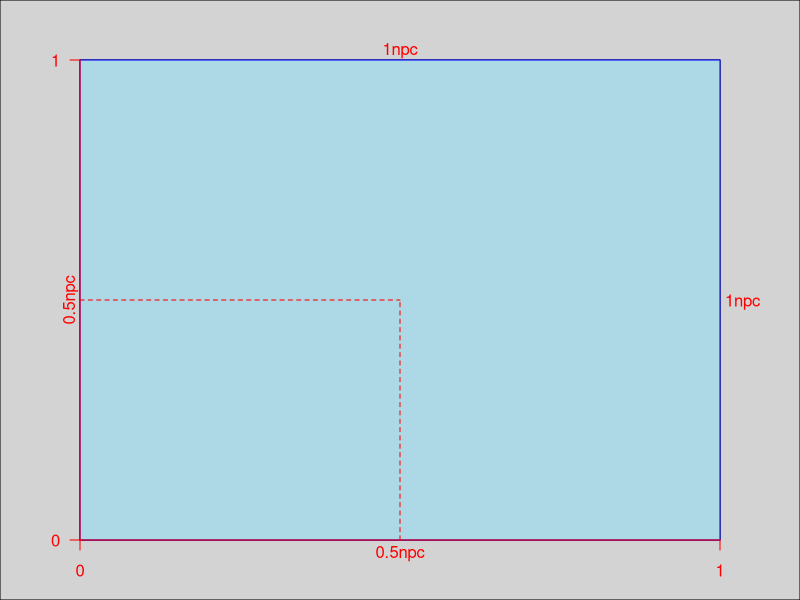
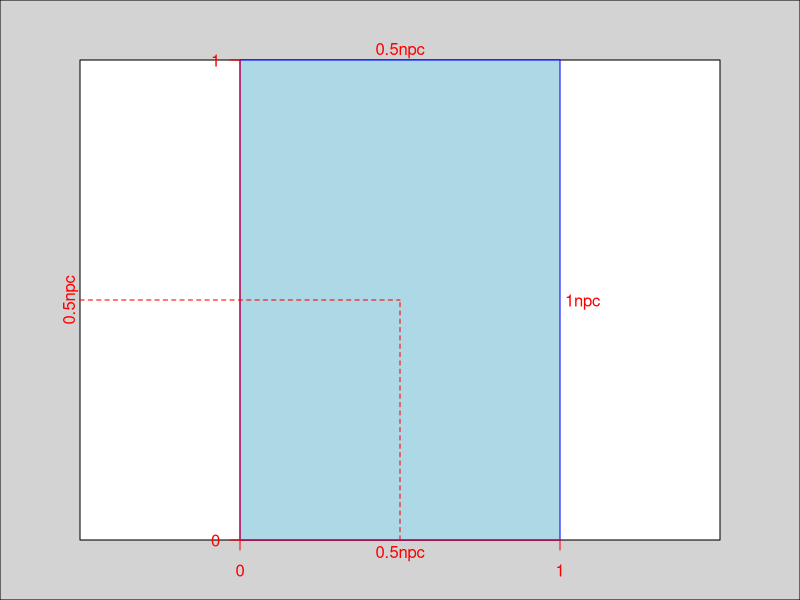
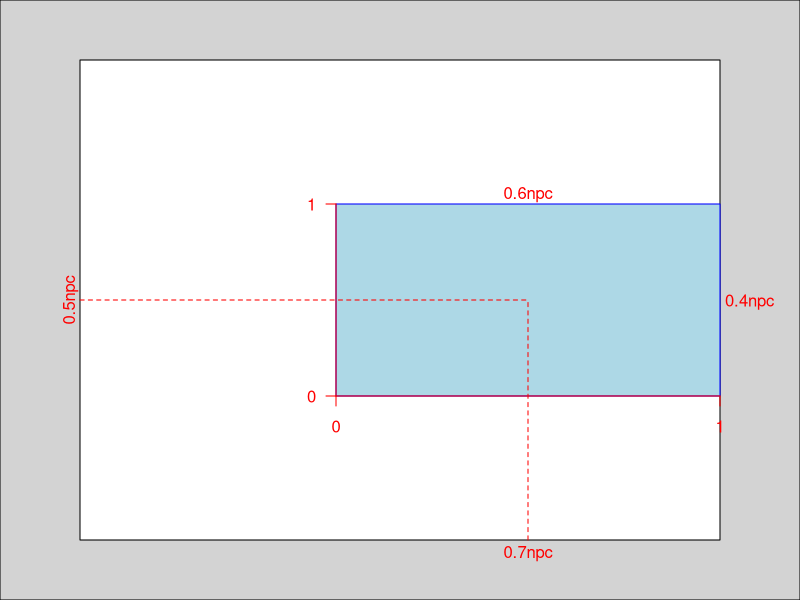
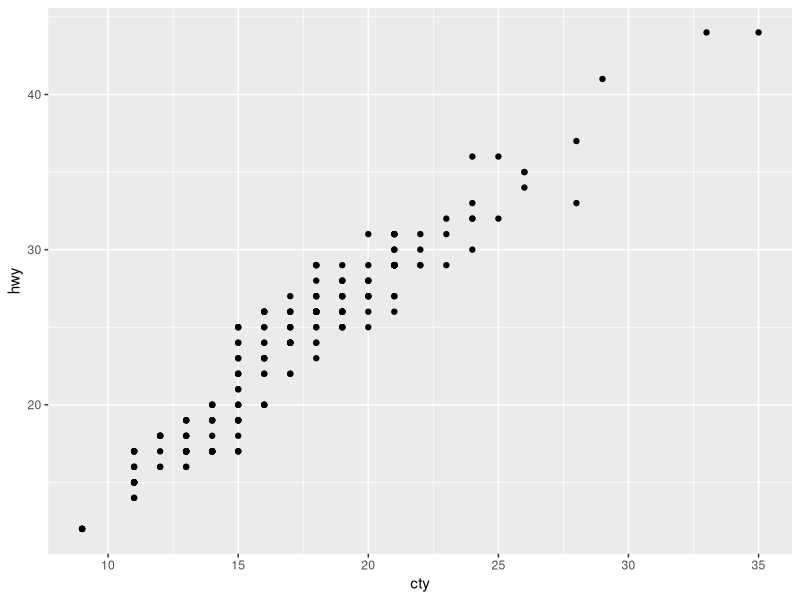
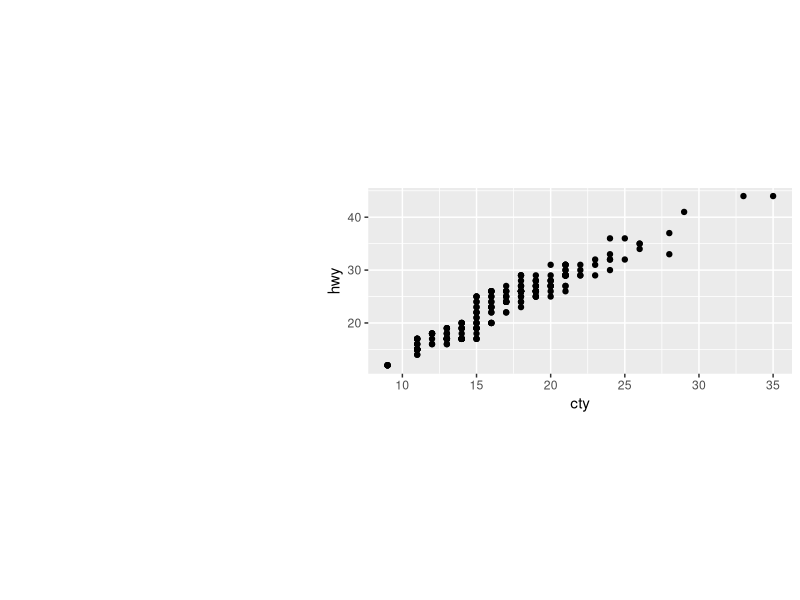
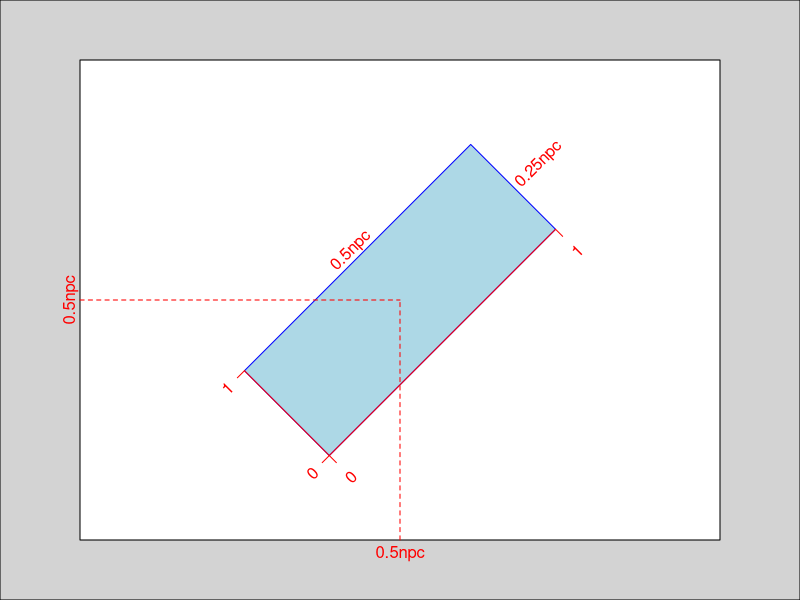
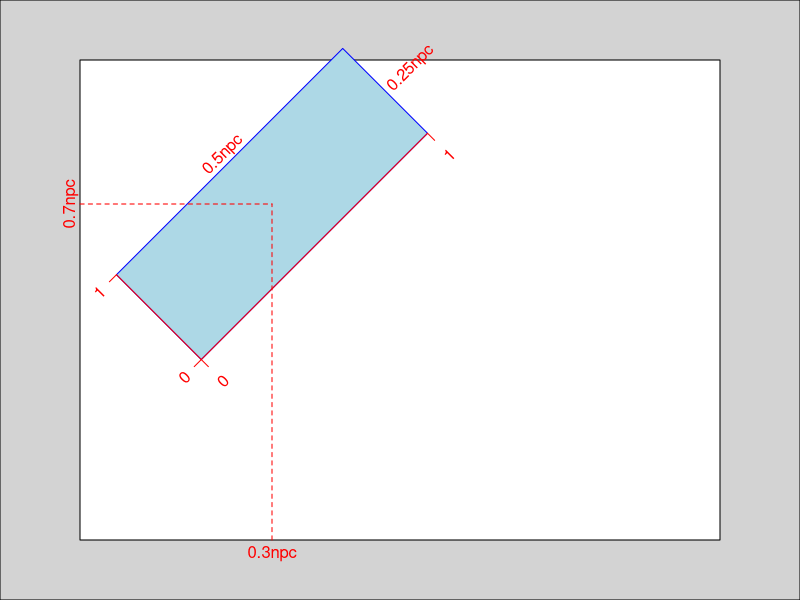
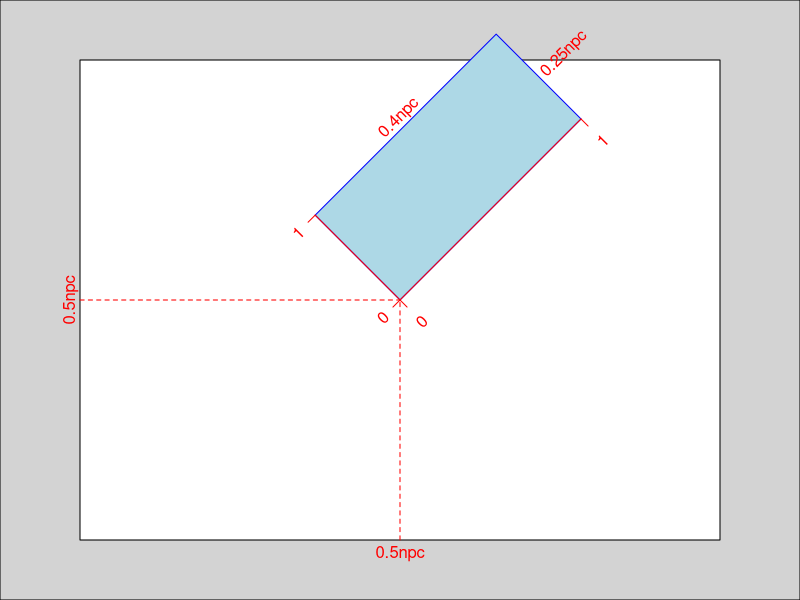

Reproduce these figures in R, in order. (Note: this script raises an error after producing the figures.)
## Paul Murrell
library(grid)
library(gridBase)

## When you run
grid.newpage()
## the previous plot is erased, and the whole plotting
## area is the active viewport.
## A viewport is a rectangular area where you are interested in
## performing output. It is defined relative to the
## active area (the whole plotting region for now).

## For example, let's define a viewport positioned
## in the middle of the whole plotting area, taking
## all the available space.
vp <- viewport(x = 0.5, y = 0.5)

## Note: grid.show.viewport is used to verify visually that the
## viewport has been defined successfully, and looks as expected.
## Once you are happy with the result, you should comment or delete it.
## It should not be part of your final plot.
grid.show.viewport(vp)

## Note: "npc". Normalised Parent Coordinates (the default).

## you can specify the width
vp <- viewport(x = 0.5, y = 0.5, width = 0.5)
grid.show.viewport(vp)

## and the height
vp <- viewport(x = 0.7, y = 0.5, width = 0.6, height = 0.4)
grid.show.viewport(vp)

## ggplot2 uses the grid library to create its plots
library(ggplot2)
qplot(x = cty, y = hwy, data = mpg)

## Suppose that, instead of using the whole available space,
## we want to plot it in the viewport defined above:
grid.newpage()
## You need to print the plot, specifying in which viewport:
print(qplot(x = cty, y = hwy, data = mpg), vp = vp)


## You can even specify the angle
vp <- viewport(x = 0.5, y = 0.5, width = 0.5, height = 0.25, angle = 45)
grid.show.viewport(vp)

vp <- viewport(x = 0.3, y = 0.7, width = 0.5, height = 0.25, angle = 45)
grid.show.viewport(vp)

## Justification (it was centered by default)
vp <- viewport(x = 0.5, y = 0.5, width = 0.4, height = 0.25,
               just = c("left", "bottom"), angle = 45)
grid.show.viewport(vp)

vp <- viewport(x = 0.5, y = 0.5, width = 0.5, height = 0.25,
               just = c("left", "top"), angle = 45)
grid.show.viewport(vp)

vp <- viewport(x = 0.5, y = 0.5, width = 0.5, height = 0.25,
               just = c("right", "bottom"), angle = 45)
grid.show.viewport(vp)



## Your turn: given the three plots:
(a <- qplot(date, unemploy, data = economics,
            geom = "line"))
(b <- qplot(uempmed, unemploy, data = economics) +
  geom_smooth(se = F))
(c <- qplot(uempmed, unemploy, data = economics,
            geom="path"))

## devise a strategy to be able to plot them in *one* figure
## such that 'a' is plotted on the top half, while 'b' and 'c'
## are plotted in the bottom, using half of the space each.



 
## Begin solution

vp1 <- viewport(x = 0, y = 1, width = 1, height = 0.5,
               just = c("left", "top"))
grid.show.viewport(vp1)

vp2 <- viewport(x = 0, y = 0.5, width = 0.5, height = 0.5,
                just = c("left", "top"))
grid.show.viewport(vp2)

vp3 <- viewport(x = 0.5, y = 0.5, width = 0.5, height = 0.5,
                just = c("left", "top"))
grid.show.viewport(vp3)

grid.newpage()
print(a, vp=vp1)
print(b, vp=vp2)
print(c, vp=vp3)

## End solution


## The viewports can be defined in any place, 
## givin a chance to embed one plot on another

## Your turn. Print 'c' as an embedded plot of 'b'



## Begin solution
embvp <- viewport(x = 0.5, y = 0.4, width = 0.4, height = 0.3,
                  just = c("left", "top"))
grid.show.viewport(embvp)

grid.newpage()
b
print(c,vp=embvp)
## End solution



## Pushing and popping viewports.
## When you work with graphics primitives (points, text, ...),
## they are plotted relative to the active viewport. Then
## the strategy is to push viewports, so they become active
## and pop them when you are done. An example will clarify this
grid.newpage()
## The above creates a viewport, that contains the whole
## plotting region.

## We will create two viewports, whose definition is relative
## to the active viewport:
vp1 <- viewport(x = 0, y = 0.5, w = 0.5, h = 0.5,
                just = c("left", "bottom"))
vp2 <- viewport(x = 0.5, y = 0, w = 0.5, h = 0.5,
                just = c("left", "bottom"))
## grid.show.viewport(vp1)
## grid.show.viewport(vp2)

## Pushing the first viewport
pushViewport(vp1)
## This means that now 'vp1' is active, and
## all the plotting primitives will display relative to it.
## For example, drawing a rectangle around the vp1 viewport:
grid.rect(gp = gpar(col = "blue"), width = 1/3)
## or plotting some text:
grid.text("Some text in graphics region 1", y=0.8)
grid.text("Some more text in graphics region 1", x=0.9, y=0.02)
## You are not limited to inside the viewport.
## Placing some text outside
grid.text("Text outside region 1", x=0.6, y=-0.3)
## The origin is relative to the viewport
grid.text("Origin", x=0, y=0, just = c("left", "bottom"))
## popping the viewport, coming back to the root viewport
popViewport()
## If we plot some text, will be relative to the whole region
## (root viewport)
grid.text("Origin", x=0, y=0, just = c("left", "bottom"))
## Pushing the second viewport
pushViewport(vp2)
grid.rect(gp=gpar(col="red", lty = "dashed"))
grid.text("Some text in graphics region 2", y=0.8)
popViewport()
## Pushing again the first viewport
pushViewport(vp1)
grid.text("More text in region 1", y=0.2)
popViewport()




## Nesting the same viewport.
## The same viewport can be reused, pushing
## it several times. Each time its definition is interpreted
## relative to the active viewport (that can be itself!)
vp <- viewport(width = 0.5, height = 0.5)
grid.newpage()
pushViewport(vp)
grid.rect(gp = gpar(col = "grey"))
grid.text("quarter of the page", y = 0.85)
pushViewport(vp)
grid.rect()
grid.text("quarter of\nprevious viewport", y = 0.9)
pushViewport(vp)
grid.rect()
grid.text("quarter of\nprevious\nviewport")
## We are popping the 3 viewports together
popViewport(3)

## Axes and coordinates
grid.newpage()
pushViewport(viewport(y = unit(3, "lines"), width = 0.8,
                      height = 0.8, just = "bottom", xscale = c(0, 500)))
grid.rect(gp = gpar(col = "grey"))
grid.xaxis()
grid.yaxis()
pushViewport(viewport(x=unit(250, "native"),
                      y=unit(0.7, "npc"),
                      width=unit(1, "strwidth",
                                 "This is my unit size for the width!"),
                      height = unit(2, "inches"),
                      yscale=c(300, 1000)))
grid.rect()
grid.xaxis()
grid.yaxis(at=c(300, 800, 1000))
grid.text("This is my unit size for the width!")
popViewport(2)

## Creating a first plot
grid.newpage()
## Suppose we want to create the following base plot
x <- seq(0, 10, l = 50)
y <- x^2
plot(x, y, main = "Plot of y on x")
 
## from scratch. You will need to do something like:
grid.newpage()
## Create a Viewport with a Standard Plot Layout
## margins: A numeric vector interpreted in the same way as par(mar)
##          in base graphics.
pushViewport(plotViewport(margins = c(5.1, 4.1, 4.1, 2.1)))
## Create a Viewport with Scales based on Data
pushViewport(dataViewport(x, y))
grid.rect()
grid.xaxis()
grid.yaxis()
grid.points(x, y, pch=1, size=unit(0.025, "npc"))
grid.text("x", x = unit(-3, "lines"), rot = 90)
grid.text("y", y = unit(-3, "lines"))
grid.text("Plot of y on x", y = 1.15,
          gp = gpar(fontface = "bold", cex = 1.2))
popViewport(2)


## More advance example. We will create a function
## that plots a stacked barplot, that receives
(barData <- SummeryT1)
(boxColors <- 1:6)
## as parameters

SummeryT1 <- matrix(1:30,ncol=5)
SummeryT1[,1] <- SummeryT[,2]/sum(SummeryT[,2])
SummeryT1[,2] <- SummeryT[,3]/sum(SummeryT[,3])
SummeryT1[,3] <- SummeryT[,4]/sum(SummeryT[,4])
SummeryT1[,4] <- SummeryT[,5]/sum(SummeryT[,5])
SummeryT1[,5] <- SummeryT[,6]/sum(SummeryT[,6])

bp <- function(barData, boxColors) {
  nmeasures <- nrow(barData)
  nbars <- ncol(barData)
  barTotals <- rbind(rep(0, nbars),
                     apply(barData, 2, cumsum))
  barYscale <- c(0, max(barTotals) * 1.05)
  pushViewport(plotViewport(c(5.1, 4.1, 4.1, 2.1),
                            yscale=barYscale,
                            layout=grid.layout(1, nbars)))
  grid.rect()
  grid.yaxis()
  i <- 2
  for (i in 1:nbars) {
    pushViewport(viewport(layout.pos.col = i,
                          yscale = barYscale))
    grid.rect(x = rep(0.5, nmeasures),
              y = unit(barTotals[1:nmeasures,i], "native"),
              height = unit(diff(barTotals[,i]), "native"),
              width = 0.8, just = "bottom",
              gp = gpar(fill = boxColors))
    grid.text(i, y = unit(-1, "lines"))
    popViewport()
  }
  popViewport()
}

## Calling the function
grid.newpage()
bp(barData, boxColors)


## Plots in rectangular grids
## When you want your plots in rectangular grids, you can
## use grid.layout. For example, for a grid of 4 rows
## and 5 columns:
grid.newpage()
ly = grid.layout(4, 5)
grid.show.layout(ly)  ## Remember this is only for verification

## Let's start from a new plot, so we erase the above
grid.newpage()
## Create the grid
pushViewport(viewport(layout = grid.layout(4, 5)))
## Make active the cell in row 3 and columns 2 and 3
pushViewport(viewport(layout.pos.row = 3, layout.pos.col = 2:3))
## Show a rectangle
grid.rect(gp = gpar(lwd = 3))
## and some text
grid.text("Row 3, columns 2 and 3")
grid.xaxis()
grid.yaxis()
popViewport()
pushViewport(viewport(layout.pos.row = 1:2, layout.pos.col = 3:4))
grid.rect(gp = gpar(lwd = 3))
grid.text("Rows 1 and 2,\n columns 3 and 4")
popViewport()


## Your turn: using grid.layout, repeat the plot
## that had 'a' on top, and 'b' and 'c' on the bottom


## Begin solution
## End solution

 
## The grid can have cells of different sizes.
## You can specify them
## 1) by using units
grid.newpage()
pushViewport(viewport(layout=grid.layout(2, 2,
                                         widths = unit(c(3/5, 2/5), "npc"),
                                         heights = unit(c(3/7, 4/7), "npc"))))

## or directly their weigths:
grid.newpage()
pushViewport(viewport(layout=grid.layout(2, 2,
                                         widths=c(3, 2),
                                         heights=c(3, 4))))
